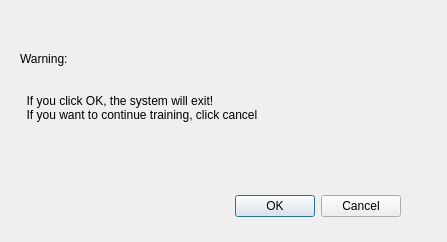
<?xml version="1.0" encoding="UTF-8"?>
<ui version="4.0">
 <class>Dialog</class>
 <widget class="QDialog" name="Dialog">
  <property name="geometry">
   <rect>
    <x>0</x>
    <y>0</y>
    <width>447</width>
    <height>242</height>
   </rect>
  </property>
  <property name="windowTitle">
   <string>Dialog</string>
  </property>
  <widget class="QDialogButtonBox" name="buttonBox">
   <property name="geometry">
    <rect>
     <x>60</x>
     <y>190</y>
     <width>341</width>
     <height>32</height>
    </rect>
   </property>
   <property name="orientation">
    <enum>Qt::Horizontal</enum>
   </property>
   <property name="standardButtons">
    <set>QDialogButtonBox::Cancel|QDialogButtonBox::Ok</set>
   </property>
  </widget>
  <widget class="QLabel" name="label">
   <property name="geometry">
    <rect>
     <x>20</x>
     <y>20</y>
     <width>411</width>
     <height>161</height>
    </rect>
   </property>
   <property name="text">
    <string>Warning:


  If you click OK, the system will exit! 
  If you want to continue training, click cancel

</string>
   </property>
  </widget>
 </widget>
 <resources/>
 <connections>
  <connection>
   <sender>buttonBox</sender>
   <signal>accepted()</signal>
   <receiver>Dialog</receiver>
   <slot>accept()</slot>
   <hints>
    <hint type="sourcelabel">
     <x>248</x>
     <y>254</y>
    </hint>
    <hint type="destinationlabel">
     <x>157</x>
     <y>274</y>
    </hint>
   </hints>
  </connection>
  <connection>
   <sender>buttonBox</sender>
   <signal>rejected()</signal>
   <receiver>Dialog</receiver>
   <slot>reject()</slot>
   <hints>
    <hint type="sourcelabel">
     <x>316</x>
     <y>260</y>
    </hint>
    <hint type="destinationlabel">
     <x>286</x>
     <y>274</y>
    </hint>
   </hints>
  </connection>
 </connections>
</ui>
